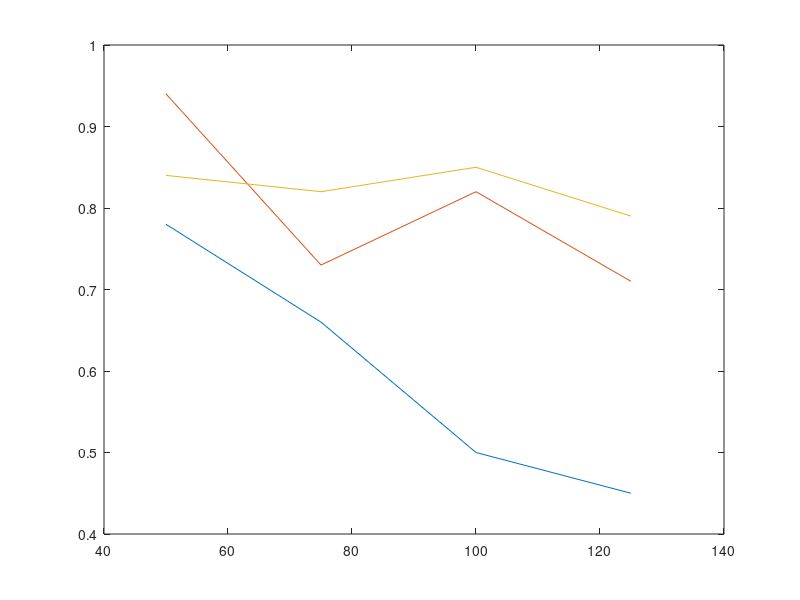

Write MATLAB code to recreate this figure. (Note: this script raises an error after producing the figure.)
clear;
Y=[28.8,31.84,34.04;33.84,33.09,35.4;41.6,42.1,43.3;];
X=[50,100,150];
bar(X,Y)

Y=[49,32.13;58,34.27];
X=[1,2];
bar(X,Y)

Y=[47,33.1;38,32.3];
bar(Y)

Y=[38,32;49,38;64,58;77,65];
bar(Y)

y1=[0.78,0.66,0.5,0.45];
y2=[0.94,0.73,0.82,0.71];
y3=[0.84,0.82,0.85,0.79];
plot([50,75,100,125],y1)
hold on
plot([50,75,100,125],y2)
plot([50,75,100,125],y3)

bar(num_cost)
